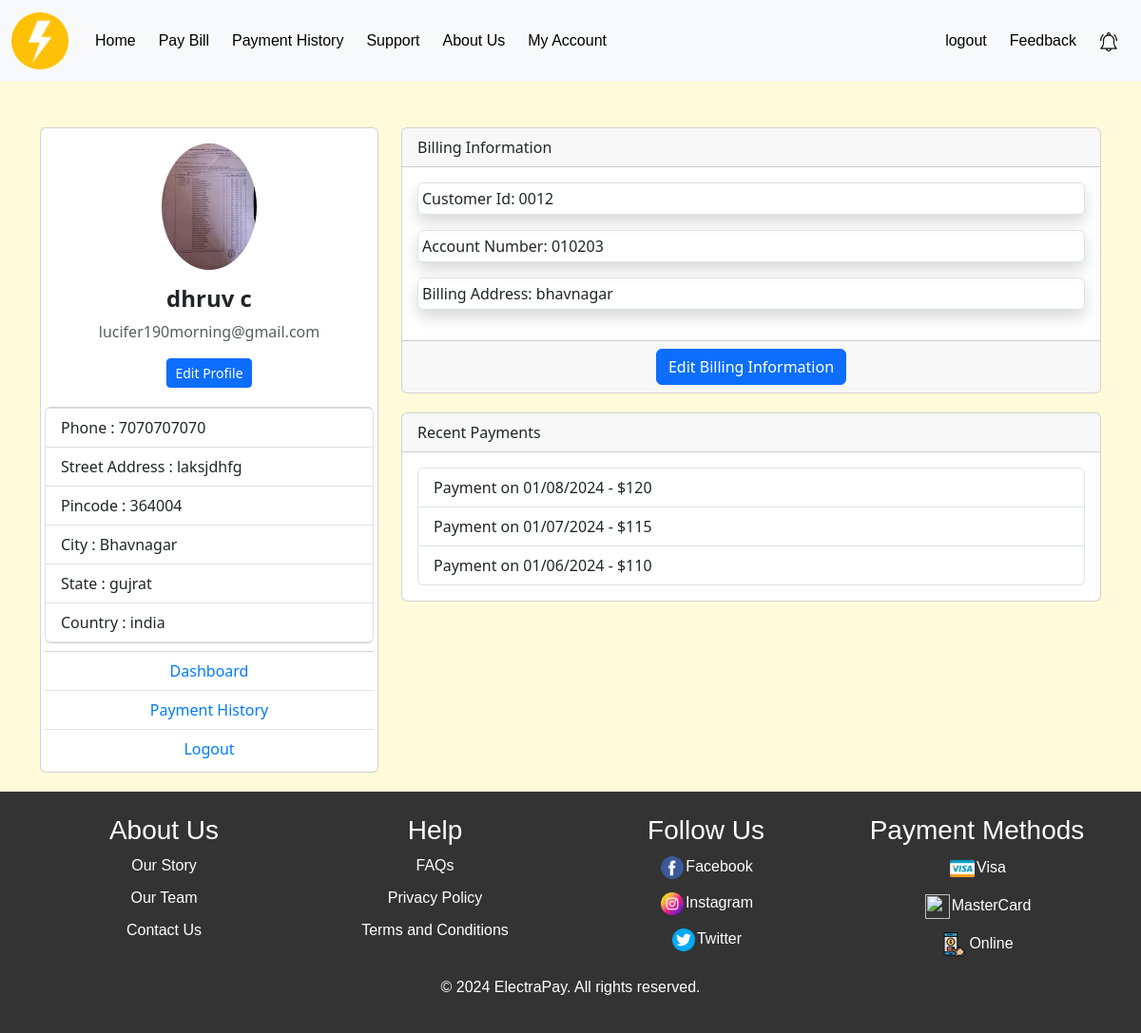
Screenshot of /profile/ (signed in) with the database file from the repository.
### app_electricity/models.py (models this page shows, shortened)
class user(models.Model):
    name = models.CharField(max_length=150,null=True,blank=True)
    mobile_number = models.CharField(max_length=15,unique=True)
    email = models.EmailField(unique=True,null=True,blank=True)
    otp = models.IntegerField(default=0,null=True,blank=True)
    street_address = models.TextField()
    pincode = models.IntegerField()
    city = models.CharField(max_length=50,null=True,blank=True)
    state = models.CharField(max_length=50,null=True,blank=True)
    country = models.CharField(max_length=50,null=True,blank=True)
    password = models.CharField(max_length=128,null=True,blank=True)
    profile_photo = models.ImageField(upload_to="media/images/",null=True,blank=True)

class Billing_detail(models.Model):
    user = models.ForeignKey(user,on_delete=models.CASCADE,blank=True,null=True)
    account_number = models.CharField(max_length=50,blank=True,null=True)
    customer_id = models.CharField(max_length=50,blank=True,null=True)
    billing_address = models.TextField()

### app_electricity/views.py (the view)
# urls.py: path('profile/', views.profile, name="profile"),
def profile(request):
    if 'email' in request.session:
        uid = user.objects.get(email=request.session['email'])
        billing_detail = Billing_detail.objects.filter(user=uid).first()
        contex = {"uid":uid,"billing_detail":billing_detail}
        return render(request,"profile.html",contex)
    else:
        return render(request,"login.html")

### app_electricity/templates/profile.html (shortened to what this page needs)
{% extends 'index.html' %}
{% load static %}
{% block content %}
    <div class="container mt-5">
      <div class="row">
        <div class="col-lg-4 profile-col-lg-4">
          <div class="card profile-card">
            <div class="card-body text-center">
              {% if uid.profile_photo.url %}
              <img
                src="{{ uid.profile_photo.url }}"
                class="rounded-circle img-fluid mb-3 profile-img-fluid"
                alt="User Image"
                width="100"
              />
              {% else %}
              <p>photo not selected</p>
              {% endif %}
              <h4 class="card-title profile-card-title">{{uid.name}}</h4>
              <p class="card-text text-muted">{{uid.email}}</p>
              <button
                id="edit-profile-btn"
                class="btn btn-primary btn-sm profile-btn-primary"
              >
                Edit Profile
              </button>
            </div>
            <ul class="list-group m-1">
              <li class="list-group-item profile-list-group-item">
                Phone : {{uid.mobile_number}}
              </li>
              <li class="list-group-item profile-list-group-item">
                Street Address : {{uid.street_address}}
              </li>
              <li class="list-group-item profile-list-group-item">
                Pincode : {{uid.pincode}}
              </li>
              <li class="list-group-item profile-list-group-item">
                City : {{uid.city}}
              </li>
              <li class="list-group-item profile-list-group-item">
                State : {{uid.state}}
              </li>
              <li class="list-group-item profile-list-group-item">
                Country : {{uid.country}}
              </li>
            </ul>
            <ul class="list-group list-group-flush m-1 text-center">
              <li class="list-group-item profile-list-group-item">
                <a href="{% url 'index' %}">Dashboard</a>
              </li>
              <li class="list-group-item profile-list-group-item">
                <a href="{% url 'payment_history' %}">Payment History</a>
              </li>
              <li class="list-group-item profile-list-group-item">
                <a href="#">Logout</a>
              </li>
            </ul>
          </div>
        </div>
        {% if billing_detail %}
        <div class="col-lg-8">
          <div class="card profile-card">
            <div class="card-header">Billing Information</div>
            <div class="card-body">
              <div class="mb-3">
                <p class="border rounded p-1 shadow">Customer Id: {{billing_detail.customer_id }}</p>
                <p class="border rounded p-1 shadow">
                  Account Number: {{ billing_detail.account_number }}
                </p>
                <p class="border rounded p-1 shadow">
                  Billing Address: {{ billing_detail.billing_address }}
                </p>
              </div>
            </div>
            <div class="card-footer text-center">
              <button id="edit-billing-btn" class="btn btn-primary">
                Edit Billing Information
              </button>
            </div>
          </div>
          {% endif %}
          <div class="card mt-3">
            <div class="card-header">Recent Payments</div>
            <div class="card-body">
              <ul class="list-group">
                <li class="list-group-item">Payment on 01/08/2024 - $120</li>
                <li class="list-group-item">Payment on 01/07/2024 - $115</li>
                <li class="list-group-item">Payment on 01/06/2024 - $110</li>
              </ul>
            </div>
          </div>
        </div>
      </div>
    </div>
{% endblock %}

### app_electricity/static/assets/css/style.css (style rules this page uses)
.body { background-color: #fffbda; }
.profile-card { margin-bottom: 20px; }
.profile-card .profile-card-title { font-size: 1.5rem; font-weight: bold; }
.profile-card .profile-list-group-item a { color: #007bff; text-decoration: none; }
.profile-img-fluid { max-width: 100%; height: auto; }
.profile-btn-primary { background-color: #007bff; border-color: #007bff; }

### rows the page displays
user: profile_photo (picture), name "dhruv c", email "lucifer190morning@gmail.com", mobile_number "7070707070", street_address "laksjdhfg", pincode "364004", city "Bhavnagar", state "gujrat", country "india"
Billing_detail: customer_id "0012", account_number "010203", billing_address "bhavnagar"
